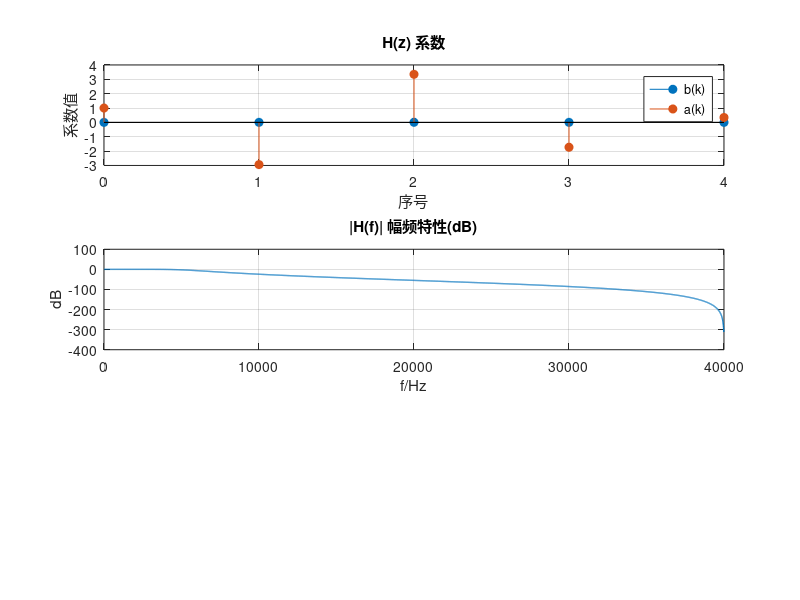

Source code (MATLAB): (Note: this script raises an error after producing the figure.)
%% 实验二：IIR(Butterworth) 低通滤波器
clear; clc; close all;

%% ===== 设置参数 =====
Fs = 80e3;      % 采样频率(Hz)
fp = 4e3;       % 通带边界(Hz)
fsb = 20e3;     % 阻带边界(Hz)
Rp = 0.5;       % 通带最大衰减(dB)
Rs = 45;        % 阻带最小衰减(dB)
% =====================

% 归一化到奈奎斯特频率 Fs/2，范围必须在 (0,1)
Wp = fp  / (Fs/2);
Ws = fsb / (Fs/2);


if ~(Wp>0 && Wp<1 && Ws>0 && Ws<1 && Wp<Ws)
    error('频率参数不合法：需满足 0<Wp<Ws<1（注意除以Fs/2）。当前 Wp=%.3f Ws=%.3f', Wp, Ws);
end

%% 设计：最小阶数 + 截止频率
[n, Wn] = buttord(Wp, Ws, Rp, Rs);
[b, a]  = butter(n, Wn, 'low');

fprintf('n=%d, Wn=%.6f -> fc=%.2f Hz\n', n, Wn, Wn*(Fs/2));
disp('b = '); disp(b);
disp('a = '); disp(a);

%% 频响
Nfft = 4096;
[H, f] = freqz(b, a, Nfft, Fs);
magdB  = 20*log10(abs(H) + eps);
phase  = unwrap(angle(H));

%% 图
figure('Color','w','Name','IIR Butterworth LPF');
subplot(3,1,1);
stem(0:numel(b)-1, b, 'filled'); hold on; grid on;
stem(0:numel(a)-1, a, 'filled');
title('H(z) 系数'); xlabel('序号'); ylabel('系数值');
legend('b(k)','a(k)');

subplot(3,1,2);
plot(f, magdB, 'LineWidth', 1); grid on; hold on;
title('|H(f)| 幅频特性(dB)'); xlabel('f/Hz'); ylabel('dB');
xline(fp,  '--', 'fp');  xline(fsb, '--', 'fs');
yline(-Rp, ':', '-Rp');  yline(-Rs, ':', '-Rs');
[~, ip] = min(abs(f-fp));  [~, is] = min(abs(f-fsb));
plot(f(ip), magdB(ip), 'ro', 'MarkerSize', 8, 'LineWidth', 1.5);
plot(f(is), magdB(is), 'ro', 'MarkerSize', 8, 'LineWidth', 1.5);

subplot(3,1,3);
plot(f, phase, 'LineWidth', 1); grid on; hold on;
title('相频特性(展开)'); xlabel('f/Hz'); ylabel('rad');
xline(fp,  '--', 'fp');  xline(fsb, '--', 'fs');
